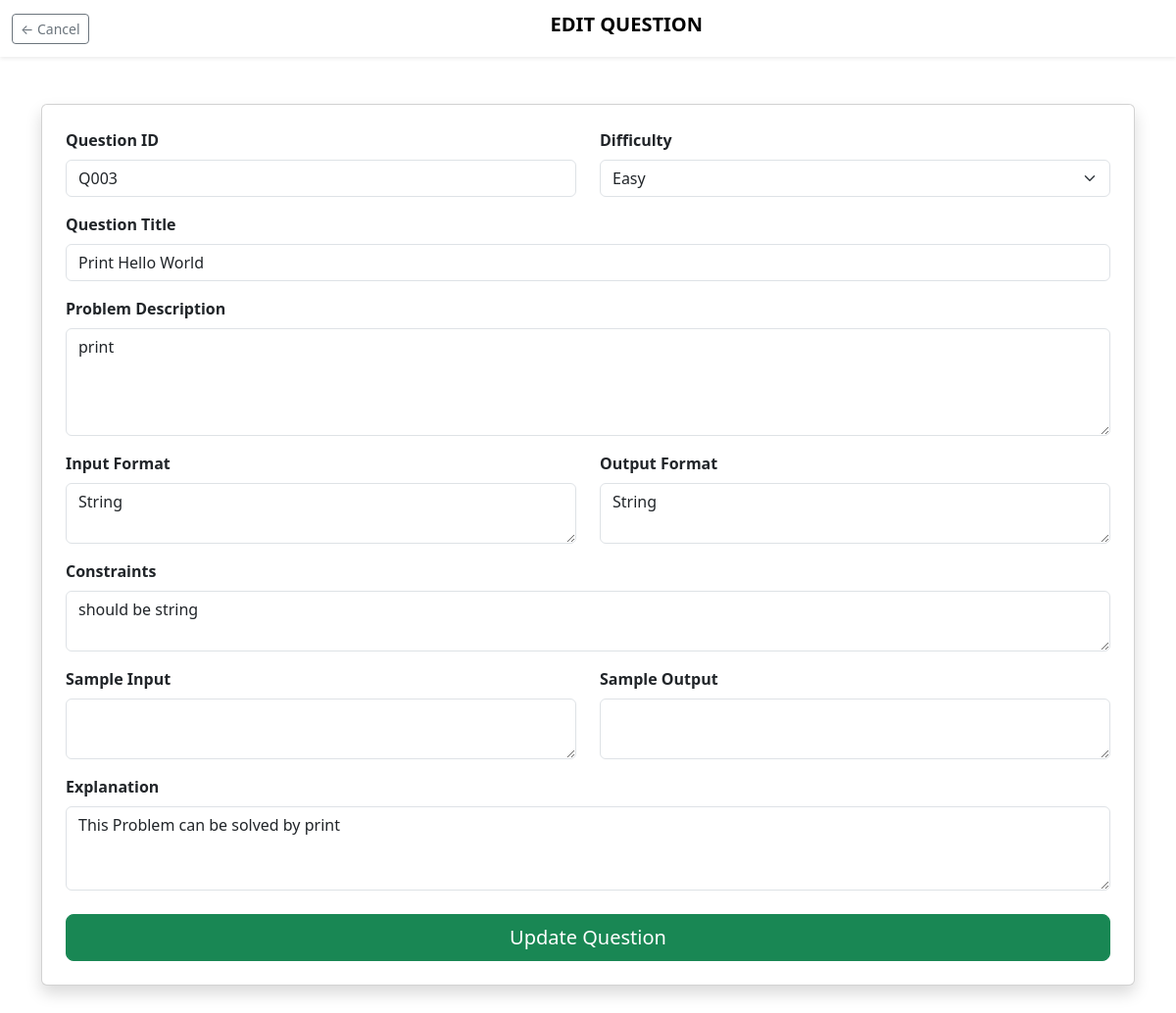
The app's page /admin/update/1 (signed in) with its own data.
### app.py (models this page shows)
class Question(db.Model):
    id = db.Column(db.Integer, primary_key=True)
    question_id = db.Column(db.String(10), unique=True)
    title = db.Column(db.String(100))
    description = db.Column(db.Text)
    input_format = db.Column(db.Text)
    constraints = db.Column(db.Text)
    output_format = db.Column(db.Text)
    explanation = db.Column(db.Text)
    difficulty = db.Column(db.String(50))
    test_cases = db.relationship('TestCase', backref='question', cascade="all, delete-orphan")

### app.py (the view, shortened to what this page needs)
@app.route('/admin/update/<int:id>', methods=['GET', 'POST'])
@login_required
def update_question(id):
    questions = Question.query.get_or_404(id)
    return render_template('edit_questions.html', questions=questions)

### app.py (called while the page is built)
@login_manager.user_loader
def load_user(user_id):
    return User.query.get(int(user_id))

### templates/edit_questions.html (shortened to what this page needs)
<!DOCTYPE html>
<html lang="en">
<head>
    <link href="https://cdn.jsdelivr.net/npm/bootstrap@5.3.2/dist/css/bootstrap.min.css" rel="stylesheet">
</head>
<body>
    <nav class="navbar custom-navbar shadow-sm">
        <div class="container-fluid">
            <a href="{{ url_for('admin_panel') }}" class="btn btn-outline-secondary btn-sm">← Cancel</a>
            <h2 class="navbar-brand mx-auto fw-bold">EDIT QUESTION</h2>
        </div>
    </nav>
    <div class="container mt-5 mb-5">
        <div class="card shadow">
            <div class="card-body p-4">
                <form action="{{ url_for('update_question', id=questions.id) }}" method="POST">
                    <div class="row">
                        <div class="col-md-6 mb-3">
                            <label class="form-label fw-bold">Question ID</label>
                            <input type="text" class="form-control" name="question_id"
                                   value="{{ questions.question_id }}" required>
                        </div>
                        <div class="col-md-6 mb-3">
                            <label class="form-label fw-bold">Difficulty</label>
                            <select class="form-select" name="difficulty" required>
                                <option value="Easy" {% if questions.difficulty == 'Easy' %}selected{% endif %}>Easy</option>
                            </select>
                        </div>
                    </div>
                    <div class="mb-3">
                        <label class="form-label fw-bold">Question Title</label>
                        <input name="title" type="text" class="form-control"
                               value="{{ questions.title }}" required>
                    </div>
                    <div class="mb-3">
                        <label class="form-label fw-bold">Problem Description</label>
                        <textarea class="form-control" name="description" rows="4" required>{{ questions.description }}</textarea>
                    </div>
                    <div class="row">
                        <div class="col-md-6 mb-3">
                            <label class="form-label fw-bold">Input Format</label>
                            <textarea class="form-control" name="input_format" rows="2" required>{{ questions.input_format }}</textarea>
                        </div>
                        <div class="col-md-6 mb-3">
                            <label class="form-label fw-bold">Output Format</label>
                            <textarea class="form-control" name="output_format" rows="2" required>{{ questions.output_format }}</textarea>
                        </div>
                    </div>
                    <div class="mb-3">
                        <label class="form-label fw-bold">Constraints</label>
                        <textarea class="form-control" name="constraints" rows="2" required>{{ questions.constraints }}</textarea>
                    </div>
                    <div class="row">
                        <div class="col-md-6 mb-3">
                            <label class="form-label fw-bold">Sample Input</label>
                            <textarea class="form-control" name="sample_input" rows="2" required>{{ questions.sample_input }}</textarea>
                        </div>
                        <div class="col-md-6 mb-3">
                            <label class="form-label fw-bold">Sample Output</label>
                            <textarea class="form-control" name="sample_output" rows="2" required>{{ questions.sample_output }}</textarea>
                        </div>
                    </div>
                    <div class="mb-4">
                        <label class="form-label fw-bold">Explanation</label>
                        <textarea class="form-control" name="explanation" rows="3">{{ questions.explanation }}</textarea>
                    </div>
                    <div class="d-grid gap-2">
                        <button type="submit" class="btn btn-success btn-lg">Update Question</button>
                    </div>
                </form>
            </div>
        </div>
    </div>
</body>
</html>

### records on screen
Question: question_id "Q003", difficulty "Easy", title "Print Hello World", description "print", input_format "String", output_format "String", constraints "should be string", explanation "This Problem can be solved by print"
